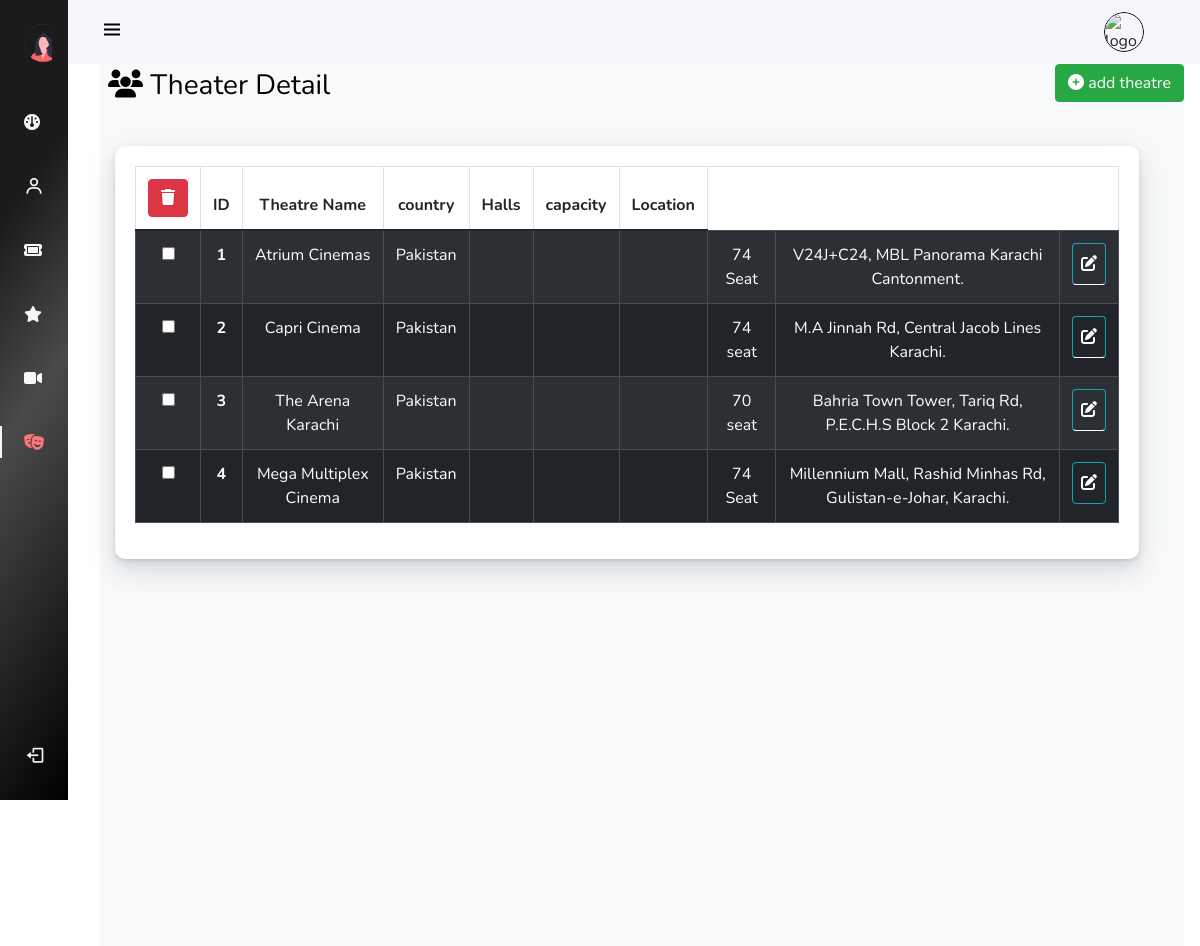
The page /AdminPanel/Pages/Theaters.php on the database its author committed.
### tables this page shows
CREATE TABLE `theatre` (
  `theater_id` int(11) NOT NULL,
  `theater-title` varchar(255) NOT NULL,
  `country` varchar(255) NOT NULL,
  `capacity` varchar(74) NOT NULL,
  `Location` varchar(255) NOT NULL,
  `showdate` date DEFAULT NULL,
  `MovieName` varchar(255) NOT NULL,
  `showtime` time NOT NULL,
  `Movie-pic` varchar(255) NOT NULL,
  `description` varchar(255) NOT NULL
);

### AdminPanel/Pages/Theaters.php (the view, shortened to what this page needs)
<?php
include("scripts.php");
include("Config.php");
?>
<!DOCTYPE html>
<html lang="en">
<head>
    <link rel="stylesheet" href="../assets/css/bootstrap-5.0.2-dist/css/bootstrap.min.css">
    <link rel="stylesheet" href="../assets/css/instyle.css">
    <link rel="stylesheet" href="https://cdnjs.cloudflare.com/ajax/libs/font-awesome/6.3.0/css/all.min.css">
</head>
<body id="body-pd">
    <header class="header" id="header">
        <div class="header_toggle"> <i class='bx bx-menu' id="header-toggle"></i> </div>
        <div class="d-flex" >
                <div class="header_img ms-auto mx-4"> <img class="img-fluid" src="../assets/images/uploads/<?php echo $_SESSION['picture'] ;?> "
                style="width:40px;height:40px;border:1px solid black;border-radius:50px;"  alt="logo"> </div>
             </div>
      </header>
    <div class="l-navbar" id="nav-bar">
        <nav class="nav">
            <div>
                 <a href="#" class="nav_logo"> <img src="../assets/images/adminlogo.svg" alt="">  <span class="nav_logo-name">Admin &nbsp;Panel </span> </a>
                <div class="nav_list">
                    <a href="../index.php" class="nav_link  "> <i class="fa-solid fa-gauge"></i>
                     </a>
                     <a href="../Pages/Users.php" class="nav_link "> <i class='bx bx-user nav_icon'></i>
                    <span class="nav_name ">Users</span> </a>
                    <a href="../Pages/booking.php" class="nav_link  " > <i class="fa-solid fa-ticket"></i> <span class="nav_name">bookings</span> </a>
                    <a href="../Pages/reviews.php" class="nav_link"> <i class="fa-solid fa-star"></i><span class="nav_name">reviews</span> </a>
                    <a href="../Pages/Movies.php" class="nav_link"> <i class="fa-solid fa-video"></i> <span class="nav_name">movies</span> </a>
                    <a href="../Pages/Theaters.php" class="nav_link active"><i class="fa-solid fa-masks-theater"></i> <span class="nav_name">theatre</span> </a>
                    </div>
              </div>
                       <a href="#" class="nav_link">
                <form action="logout.php" method="POST">
                <button class="btn btn-transparent m-0 p-0" type="submit" name="Signout">
                    <i class='bx bx-log-out nav_icon'></i> <span class="nav_name">SignOut</span>
                 </a>
          </nav>
    </div>
    <div class="height-100 bg-light main-container ">
<div class="user-l d-flex ">
<a href="#" class="user-head"> <i class="fa-solid fa-users"></i> <span class="nav_name">Theater Detail</span> </a>
<div class="ms-auto">
            <a href="form2.php#theatre"   class="btn btn-success " >
            <i class="fa-solid fa-circle-plus"></i>  add theatre
            </a>
       </div>
</div><br>
    <div class="height-100 bg-light main-container">
    <div class="page-content page-container" id="page-content">
    <div class="padding">
        <div class="row container d-flex justify-content-center">
   <div class="col-lg-12 grid-margin stretch-card">
              <div class="card">
                <div class="card-body">
                  <div class="table-responsive">
                    <form action="delete.php" method="POST" >
                    <table class="table table-striped table-bordered table-hover align-middle text-center">
                      <thead>
                        <tr>
                          <th>
                          <button type="submit" name="del_theatre_data" class="btn btn-danger "><i class="fa-solid fa-trash"></i> </button>
                          </th>
                          <th>ID</th>
                          <th>Theatre Name</th>
                          <th>country</th>
                          <th  class="text-center">Halls</th>
                          <th>capacity</th>
                          <th>Location</th>
                        </tr>
                      </thead>
                      <tbody class="table table-dark table-striped">
                        <?php
          $data = mysqli_query($conn,"SELECT * from theatre");
          while ($theater_data = mysqli_fetch_array($data)){
            ?>
            <tr>
              <td>
                <input type="checkbox" name="delTheater[]" value="<?php echo $theater_data['theater_id'] ?>" >
              </td>
              <th><?php echo $theater_data["theater_id"] ?></th>
              <td><?php echo $theater_data["theater-title"] ?></td>
              <td><?php echo $theater_data["country"] ?></td>
              <td><?php echo $theater_data["Hall-1"] ?></td>
              <td><?php echo $theater_data["Hall-2"] ?></td>
              <td><?php echo $theater_data["Hall-3"] ?></td>
              <td><?php echo $theater_data["capacity"] ?></td>
              <td><?php echo $theater_data["Location"] ?></td>
              <td  rowspan=1>
                 <a href="form.php?Tid=<?php echo  $theater_data["theater_id"] ?>"
               class="text-white text-decoration-none btn btn-info"> <i class="fa-solid fa-pen-to-square"></i>
              </a>
            </tr>
        <?php  } ?>
        </tbody>
                    </table>
        </form>
                  </div>
                </div>
              </div>
            </div>
            </div>
              </div>
            </div>
     </div>

### AdminPanel/Pages/scripts.php (shortened to what this page needs)
<!DOCTYPE html>
<html lang="en">
<head>
    <link rel="stylesheet" href="https://cdnjs.cloudflare.com/ajax/libs/font-awesome/6.3.0/css/all.min.css" />    <link rel="stylesheet" href="https://cdn.jsdelivr.net/npm/boxicons@latest/css/boxicons.min.css">
    <link rel="stylesheet" href="https://cdn.jsdelivr.net/npm/bootstrap@5.0.0-beta1/dist/css/bootstrap.min.css">
</head>
<body>
</body>
</html>

### AdminPanel/assets/css/instyle.css (style rules this page uses)
:root { --header-height: 3rem;--nav-width: 68px; --first-color: #E46568; --first-color-light: #AFA5D9; --white-color: #F7F6FB; --body-font: 'Nunito', sans-serif; --gradient:linear-gradient(125deg,#5D48A6,#94378C,#CD2671); --normal-font-size: 1rem;--z-fixed: 100 }
body { position: relative; margin: var(--header-height) 0 0 0; padding: 0 1rem; font-family: var(--body-font); font-size: var(--normal-font-size); transition: .5s }
a { text-decoration: none }
.header { width: 100%; height: var(--header-height); position: fixed;top: 0; left: 0; display: flex; align-items: center; justify-content: space-between; padding: 0 1rem; background-color: var(--white-color); z-index: var(--z-fixed); transition: .5s }
.header_toggle { color: black; font-size: 1.5rem; cursor: pointer }
.header_img { width: 35px; height: 35px; display: flex; justify-content: center; border-radius: 50%; overflow: hidden }
.header_img img { width: 40px; }
.l-navbar { position: fixed; top: 0;left: -30%; width: var(--nav-width); height: 100vh; background:linear-gradient(125deg,rgb(27, 27, 27) 25%,rgb(75, 74, 74) 50%,black) 100%; padding: .5rem 1rem 0 0; transition: .5s; z-index: var(--z-fixed) }
.nav { height: 100%; display: flex;flex-direction: column; justify-content: space-between; overflow: hidden }
.nav_logo, .nav_link { display: grid; grid-template-columns: max-content max-content; align-items: center; column-gap: 1rem;padding: .5rem 0 .5rem 1.5rem }
.nav_logo { margin-bottom: 2rem }
.nav_link { position: relative;color: var(--white-color);margin-bottom: 1.5rem;transition: .3s }
.nav_icon { font-size: 1.25rem }
.active { color: rgb(250, 119, 119) }
.active::before { content: '';position: absolute;left: 0;width: 2px;height: 32px;background-color: var(--white-color) }
.height-100 { height:100vh }
@media screen and (min-width: 768px) { body { margin: calc(var(--header-height) + 1rem) 0 0 0;padding-left: calc(var(--nav-width) + 2rem) } }
@media screen and (min-width: 768px) { .header { height: calc(var(--header-height) + 1rem);padding: 0 2rem 0 calc(var(--nav-width) + 2rem) } }
@media screen and (min-width: 768px) { .header_img { width: 40px;height: 40px } }
@media screen and (min-width: 768px) { .header_img img { width: 45px } }
@media screen and (min-width: 768px) { .l-navbar { left: 0;padding: 1rem 1rem 0 0 } }
.card { background-color: #fff; border-radius: 10px; border: none; position: relative; margin-bottom: 30px; box-shadow: 0 0.46875rem 2.1875rem rgba(90,97,105,0.1), 0 0.9375rem 1.40625rem rgba(90,97,105,0.1), 0 0.25rem 0.53125rem rgba(90,97,105,0.12), 0 0.125rem 0.1875rem rgba(90,97,105,0.1); }
.user-l .user-head { text-decoration: none; color: black; font-size: 28px; margin-left: 8px; }

### rows shown on the page
theatre: theater_id "1", value "Atrium Cinemas", country "Pakistan", capacity "74 Seat", Location "V24J+C24, MBL Panorama Karachi Cantonment."
theatre: theater_id "2", value "Capri Cinema", country "Pakistan", capacity "74 seat", Location "M.A Jinnah Rd, Central Jacob Lines Karachi."
theatre: theater_id "3", value "The Arena Karachi", country "Pakistan", capacity "70 seat", Location "Bahria Town Tower, Tariq Rd, P.E.C.H.S Block 2 Karachi."
theatre: theater_id "4", value "Mega Multiplex Cinema", country "Pakistan", capacity "74 Seat", Location "Millennium Mall, Rashid Minhas Rd, Gulistan-e-Johar, Karachi."
